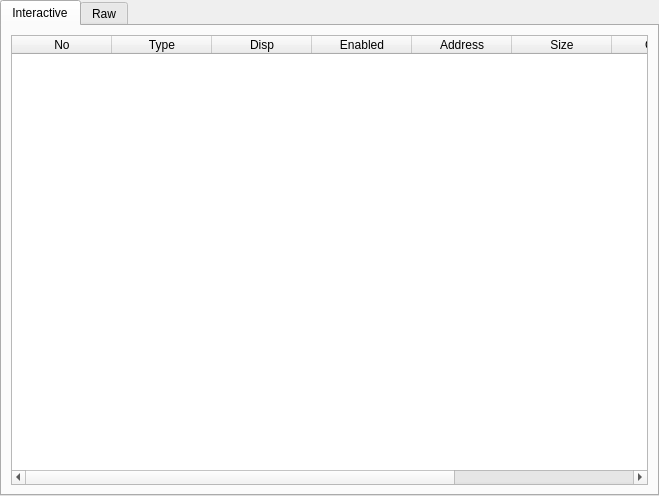
<?xml version="1.0" encoding="UTF-8"?>
<ui version="4.0">
 <class>TabWidget</class>
 <widget class="QTabWidget" name="TabWidget">
  <property name="geometry">
   <rect>
    <x>0</x>
    <y>0</y>
    <width>659</width>
    <height>496</height>
   </rect>
  </property>
  <property name="windowTitle">
   <string>Breakpoints</string>
  </property>
  <property name="currentIndex">
   <number>0</number>
  </property>
  <widget class="QWidget" name="tab_BreakpointInfo">
   <attribute name="title">
    <string>Interactive</string>
   </attribute>
   <layout class="QGridLayout" name="gridLayout_2">
    <item row="0" column="0">
     <widget class="QTableWidget" name="tableWidget_BreakpointInfo">
      <property name="editTriggers">
       <set>QAbstractItemView::NoEditTriggers</set>
      </property>
      <property name="selectionMode">
       <enum>QAbstractItemView::SingleSelection</enum>
      </property>
      <property name="selectionBehavior">
       <enum>QAbstractItemView::SelectRows</enum>
      </property>
      <property name="horizontalScrollMode">
       <enum>QAbstractItemView::ScrollPerPixel</enum>
      </property>
      <property name="wordWrap">
       <bool>false</bool>
      </property>
      <attribute name="horizontalHeaderStretchLastSection">
       <bool>true</bool>
      </attribute>
      <attribute name="verticalHeaderVisible">
       <bool>false</bool>
      </attribute>
      <attribute name="verticalHeaderMinimumSectionSize">
       <number>16</number>
      </attribute>
      <attribute name="verticalHeaderDefaultSectionSize">
       <number>16</number>
      </attribute>
      <column>
       <property name="text">
        <string>No</string>
       </property>
      </column>
      <column>
       <property name="text">
        <string>Type</string>
       </property>
      </column>
      <column>
       <property name="text">
        <string>Disp</string>
       </property>
      </column>
      <column>
       <property name="text">
        <string>Enabled</string>
       </property>
      </column>
      <column>
       <property name="text">
        <string>Address</string>
       </property>
      </column>
      <column>
       <property name="text">
        <string>Size</string>
       </property>
      </column>
      <column>
       <property name="text">
        <string>On Hit</string>
       </property>
      </column>
      <column>
       <property name="text">
        <string>Hit Count</string>
       </property>
      </column>
      <column>
       <property name="text">
        <string>Condition</string>
       </property>
      </column>
     </widget>
    </item>
   </layout>
  </widget>
  <widget class="QWidget" name="tab_RawBreakpointInfo">
   <attribute name="title">
    <string>Raw</string>
   </attribute>
   <layout class="QGridLayout" name="gridLayout">
    <item row="0" column="0">
     <widget class="QTextBrowser" name="textBrowser_BreakpointInfo"/>
    </item>
   </layout>
  </widget>
 </widget>
 <resources/>
 <connections/>
</ui>
